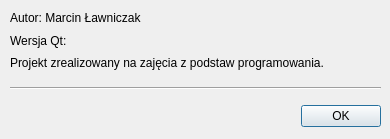
<?xml version="1.0" encoding="UTF-8"?>
<ui version="4.0">
 <class>HelpDialog</class>
 <widget class="QDialog" name="HelpDialog">
  <property name="geometry">
   <rect>
    <x>0</x>
    <y>0</y>
    <width>390</width>
    <height>139</height>
   </rect>
  </property>
  <property name="windowTitle">
   <string>Dialog</string>
  </property>
  <widget class="QDialogButtonBox" name="buttonBox">
   <property name="geometry">
    <rect>
     <x>10</x>
     <y>100</y>
     <width>371</width>
     <height>32</height>
    </rect>
   </property>
   <property name="orientation">
    <enum>Qt::Horizontal</enum>
   </property>
   <property name="standardButtons">
    <set>QDialogButtonBox::Ok</set>
   </property>
  </widget>
  <widget class="QWidget" name="verticalLayoutWidget">
   <property name="geometry">
    <rect>
     <x>10</x>
     <y>10</y>
     <width>371</width>
     <height>61</height>
    </rect>
   </property>
   <layout class="QVBoxLayout" name="verticalLayout">
    <item>
     <widget class="QLabel" name="label">
      <property name="text">
       <string>Autor: Marcin Ławniczak</string>
      </property>
     </widget>
    </item>
    <item>
     <widget class="QLabel" name="qt_version_label">
      <property name="text">
       <string>Wersja Qt:</string>
      </property>
     </widget>
    </item>
    <item>
     <widget class="QLabel" name="label_2">
      <property name="text">
       <string>Projekt zrealizowany na zajęcia z podstaw programowania.</string>
      </property>
     </widget>
    </item>
   </layout>
  </widget>
  <widget class="Line" name="line">
   <property name="geometry">
    <rect>
     <x>10</x>
     <y>80</y>
     <width>371</width>
     <height>16</height>
    </rect>
   </property>
   <property name="orientation">
    <enum>Qt::Horizontal</enum>
   </property>
  </widget>
 </widget>
 <resources/>
 <connections>
  <connection>
   <sender>buttonBox</sender>
   <signal>accepted()</signal>
   <receiver>HelpDialog</receiver>
   <slot>accept()</slot>
   <hints>
    <hint type="sourcelabel">
     <x>248</x>
     <y>254</y>
    </hint>
    <hint type="destinationlabel">
     <x>157</x>
     <y>274</y>
    </hint>
   </hints>
  </connection>
  <connection>
   <sender>buttonBox</sender>
   <signal>rejected()</signal>
   <receiver>HelpDialog</receiver>
   <slot>reject()</slot>
   <hints>
    <hint type="sourcelabel">
     <x>316</x>
     <y>260</y>
    </hint>
    <hint type="destinationlabel">
     <x>286</x>
     <y>274</y>
    </hint>
   </hints>
  </connection>
 </connections>
</ui>
